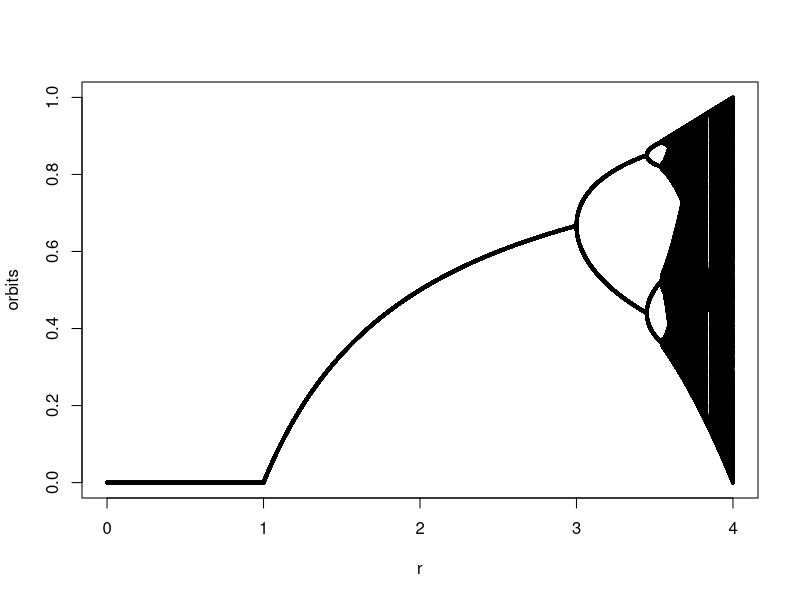

Reproduce this figure in R.
##### Bifurcations

n <- 1000
rs <- seq(from = 0, to = 4, by = 1/n)

# Given x_n, returns x_{n+1}
update <- function(r, x){
  return(r*x*(1-x))
}

xs <- vector(length = 2*n+1)
xs[1] <- .5
plot(0, 0,
    xlim = c(0,4),
    ylim = c(0,1),
    xlab = "r",
    ylab = "orbits",
    pch=20, cex = .01)
for (r in rs){
  for (i in 1:(2*n)){
    xs[i+1] <- update(r, xs[i])
  }
  lines(rep(r,n+1), xs[(n+1):(2*n+1)],
       type = "p",
       xlim = c(0,4),
       ylim = c(0,1),
       pch=20, cex = .5)
}

